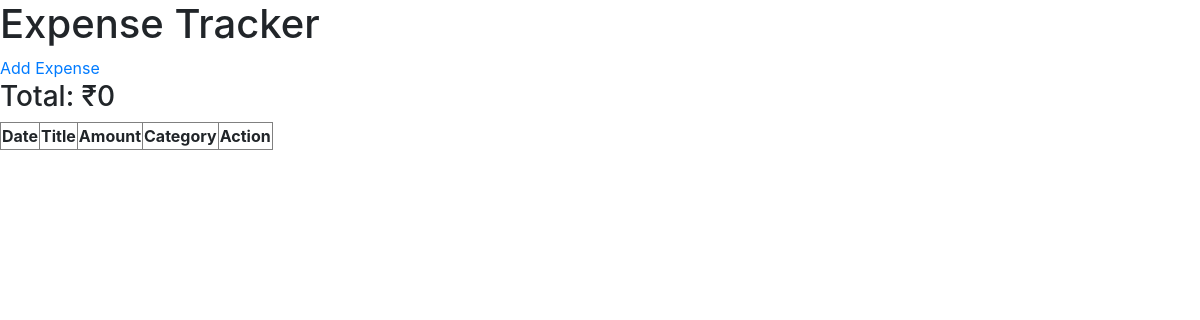
The app's page /, older data.
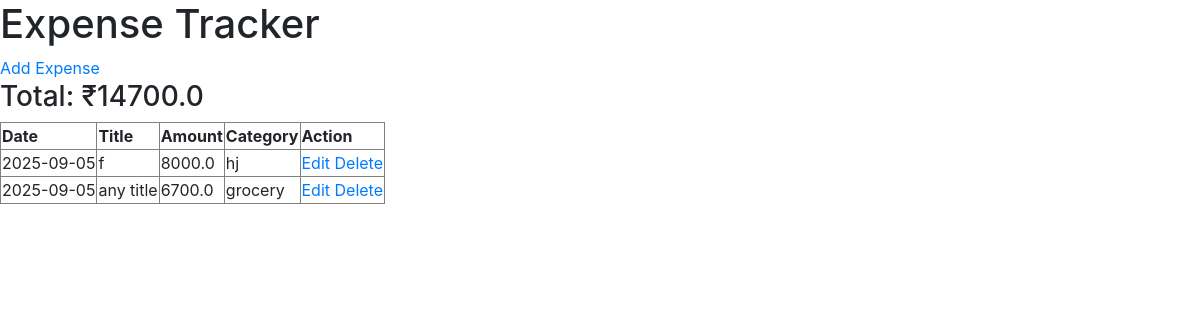
The same page, newer data.
### app.py (models this page shows, shortened)
class Expense(db.Model):
    id = db.Column(db.Integer, primary_key=True)
    title = db.Column(db.String(10), nullable=False)
    category = db.Column(db.String(10), nullable=False)
    amount = db.Column(db.Float, nullable=False)
    date = db.Column(db.Date, nullable=False)

### app.py (the view)
@app.route("/")
def index():
    expenses = Expense.query.all()
    total = sum([e.amount for e in expenses])
    return render_template("index.html", expenses=expenses, total=total)

### templates/index.html
{% extends "layout.html" %}
{% block content %}
    <h1>Expense Tracker</h1>
    <a href="/add">Add Expense</a>
    <h3>Total: ₹{{ total }}</h3>
    <table border="1">
        <tr>
            <th>Date</th>
            <th>Title</th>
            <th>Amount</th>
            <th>Category</th>
            <th>Action</th>
        </tr>
        {% for expense in expenses %}
        <tr>
            <td>{{ expense["date"] }}</td>
            <td>{{ expense["title"] }}</td>
            <td>{{ expense["amount"] }}</td>
            <td>{{ expense["category"] }}</td>
            <td>
                <a href="/edit/{{ expense['id'] }}">Edit</a>
                <a href="/delete/{{ expense.id }}">Delete</a>
            </td>
        </tr>
        {% endfor %}
    </table>
    {% endblock %}

### templates/layout.html (shortened to what this page needs)
<!DOCTYPE html>
<html lang="en">
<head>
    <link rel="stylesheet" href="https://cdn.jsdelivr.net/npm/bootstrap@4.3.1/dist/css/bootstrap.min.css">
</head>
<body>
    {% block content %}
    {% endblock %}
</body>
</html>

Row changes from the older to the newer data that the page shows:
added Expense: date "2025-09-05", title "f", amount "8000.0", category "hj"
added Expense: date "2025-09-05", title "any title", amount "6700.0", category "grocery"
Text that changed along with them:
{{ total }}: "0" → "14700.0"
